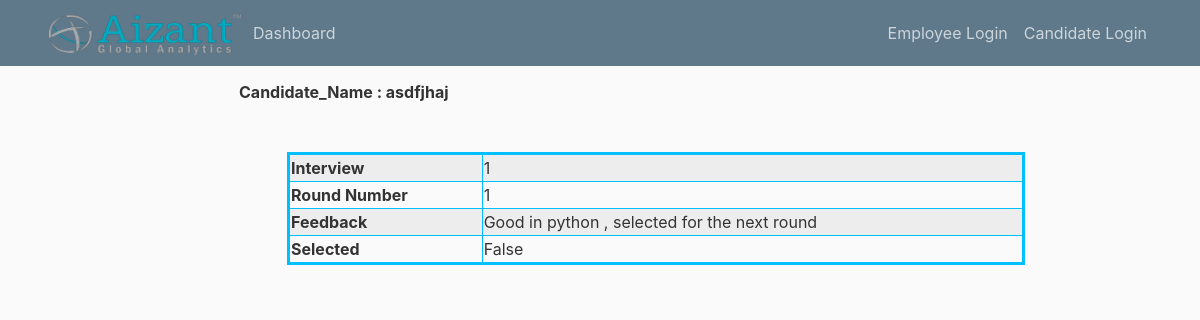
The app's page /candidate_interviews/1, older data.
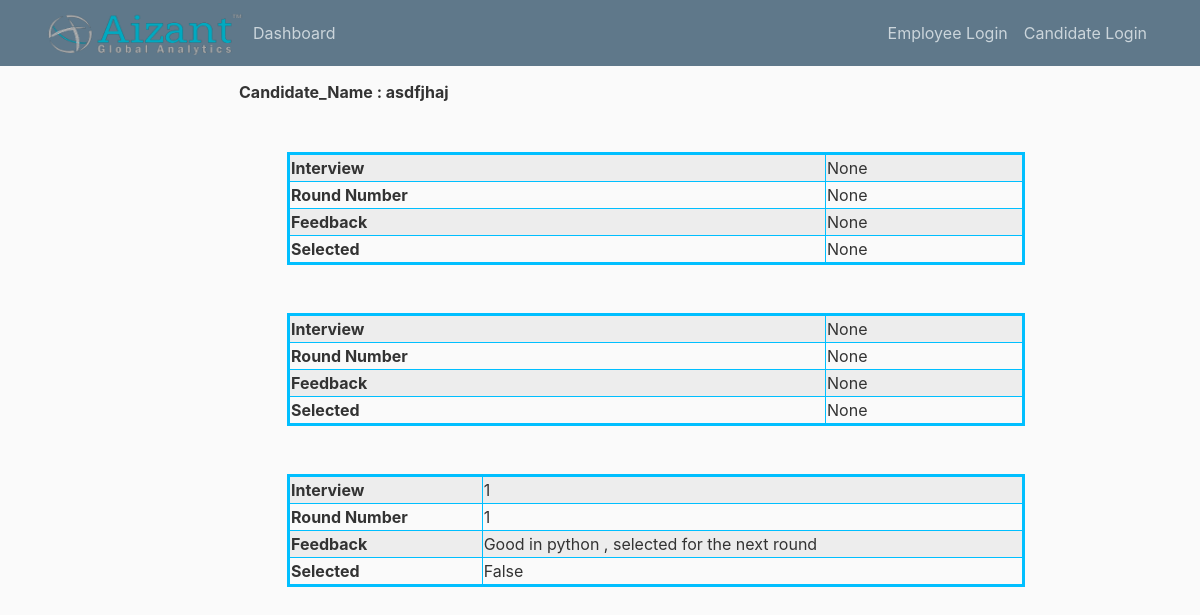
The same page, newer data.
### app/models.py (models this page shows, shortened)
class Candidate(db.Model):
    id = db.Column(db.Integer, primary_key=True)
    first_name = db.Column(db.String(30))
    last_name = db.Column(db.String(30))
    contact_number = db.Column(db.String(10))
    email = db.Column(db.String(200), unique=True)
    password = db.Column(db.String(260))
    pan_card = db.Column(db.String(10))
    current_location = db.Column(db.String(200))
    candidate_compensation = db.relationship('CandidateCompensation', backref='candidate', uselist=False)  # one to
    candidate_professions = db.relationship('CandidateProfession', backref='candidate')  # one to many with candidate
    candidate_educations = db.relationship('CandidateEducation', backref='candidate')  # one to many w education
    applications = db.relationship('Application', backref='candidate')

class Interview(db.Model):
    id = db.Column(db.Integer, primary_key=True)
    start_time = db.Column(db.Time)
    end_time = db.Column(db.Time)
    date = db.Column(db.Date)
    round = db.Column(db.Integer)
    meet_link = db.Column(db.String(50))
    feedback = db.Column(db.String(500))
    next_round = db.Column(db.Boolean)
    is_done = db.Column(db.Boolean)
    interviewer_id = db.Column(db.Integer, db.ForeignKey('interviewer.id'))  # many to one w interviewer
    recruiter_id = db.Column(db.Integer, db.ForeignKey('recruiter.id'))  # many to one w recruiter
    application_id = db.Column(db.Integer, db.ForeignKey('application.id'))  # many to one with application

### app/routes.py (the view)
@app.route('/candidate_interviews/<int:application_id>')
def candidate_interviews(application_id):
    cur_application = Application.query.get_or_404(application_id)
    interviews = Interview.query.filter_by(application_id=application_id).order_by(Interview.round)
    cur_candidate = Candidate.query.get_or_404(cur_application.candidate_id)
    return render_template('interview_info.html', interviews=interviews, cur_candidate=cur_candidate)

### app/templates/interview_info.html
{% extends 'manager_layout.html' %}
{% block content %}
    <p><b>Candidate_Name : {{ cur_candidate.first_name }}</b></p>
        {% for interview in interviews %}
            <table class="table-striped m-md-5" border="1" style="width:80%; border-collapse: collapse; border: 3px solid deepskyblue;">
                <tr>
                <th>Interview</th><td>{{ interview.round }}</td>
                </tr>
                <tr>
                <th>Round Number</th><td>{{ interview.round }}</td>
                </tr>
                <tr>
                <th>Feedback</th><td>{{ interview.feedback }}</td>
                </tr>
                <tr>
                <th>Selected</th><td>{{ interview.next_round }}</td>
                </tr>
        </table>
        {% endfor %}
{% endblock %}

### app/templates/manager_layout.html (shortened to what this page needs)
<!DOCTYPE html>
<html lang="en">
<head>
    <link rel="stylesheet" href="https://stackpath.bootstrapcdn.com/bootstrap/4.3.1/css/bootstrap.min.css">
    <link rel="stylesheet" type="text/css" href="{{ url_for('static', filename='main.css') }}">
</head>
<body>
<header class="site-header">
    <nav class="navbar navbar-expand-md navbar-dark bg-steel fixed-top">
        <div class="container">
            <img id="logo" src="{{ url_for('static', filename='aizant-logo-text.png') }}">
            <div class="collapse navbar-collapse" id="navbarToggle">
                <div class="navbar-nav mr-auto">
                    <a class="nav-item nav-link">Dashboard</a>
                </div>
                <div class="navbar-nav">
                    {% if current_user.is_authenticated %}
                        <a class="nav-item nav-link" href="{{ url_for('update_info') }}">Account</a>
                        <a class="nav-item nav-link" href="{{ url_for('logout') }}">Logout</a>
                    {% else %}
                        <a class="nav-item nav-link">Employee Login</a>
                        <a class="nav-item nav-link">Candidate Login</a>
                    {% endif %}
                </div>
            </div>
        </div>
    </nav>
</header>
<div class="container-fluid">
    <div class="row">
        <main role="main" class="col-md-9 ml-sm-auto col-lg-10 px-4">
            <div class="col-md-12">
                {% block content %}{% endblock %}
            </div>
        </main>
    </div>
</div>
</body>
</html>

### app/static/main.css (style rules this page uses)
body { background: #fafafa; color: #333333; margin-top: 5rem; }
.bg-steel { background-color: #5f788a; }
.site-header .navbar-nav .nav-link { color: #cbd5db; }
#logo { height: 50px; width: 200px; }

Row changes from the older to the newer data that the page shows:
added Interview: round "None", feedback "None", next_round "None"
added Interview: round "None", feedback "None", next_round "None"
